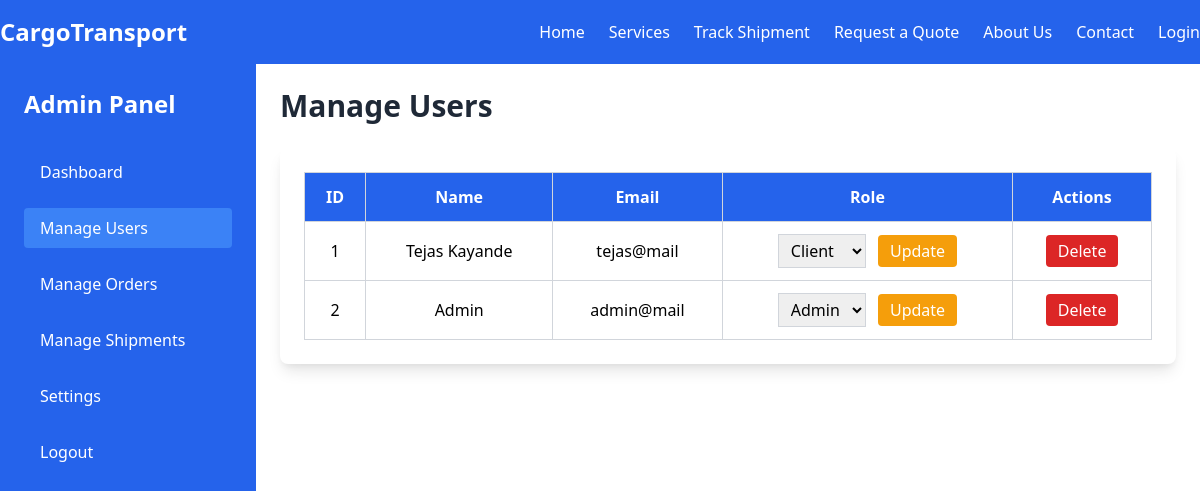
/manage-users (signed in), run on an earlier commit of the app's database.
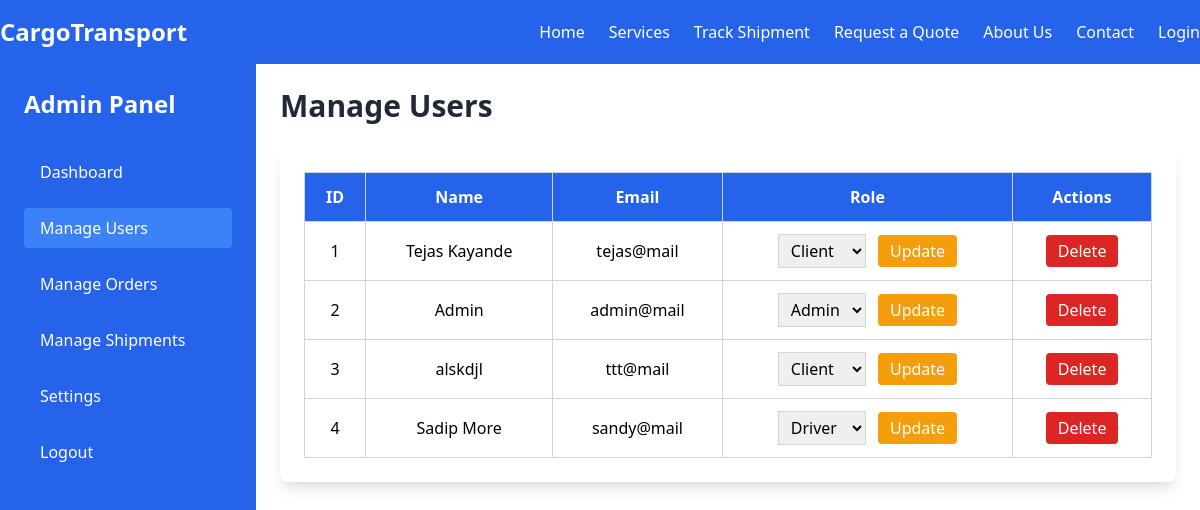
And on a later commit of the database.
### models.py (models this page shows)
class User(db.Model):
    id       = db.Column(db.Integer, primary_key=True)
    name     = db.Column(db.String(100), nullable=False)
    email    = db.Column(db.String(100), unique=True, nullable=False)
    role     = db.Column(db.String(10), nullable=False)
    password = db.Column(db.String(255), nullable=False)
    client = db.relationship("Client", back_populates="user", uselist=False)
    driver = db.relationship("Driver", back_populates="user", uselist=False)

### app.py (the view, shortened to what this page needs)
@app.route("/manage-users", methods=["GET", "POST"])
def manage_users():
    if "user_id" not in session or session.get("role") != "Admin":
        flash("Access Denied! Only admins can manage users.", "error")
        return redirect(url_for("login"))
    users = User.query.all()
    return render_template("manageusers.html", users=users)

### templates/manageusers.html (shortened to what this page needs)
{% extends 'base.html' %}
{% block main %}
<div class="flex">
    <div class="w-64 bg-blue-600 text-white h-screen p-6">
        <h2 class="text-2xl font-bold mb-8">Admin Panel</h2>
        <ul class="space-y-4">
            <li><a href="/admin" class="hover:bg-blue-500 px-4 py-2 block rounded">Dashboard</a></li>
            <li><a href="/manage-users" class="bg-blue-500 px-4 py-2 block rounded">Manage Users</a></li>
            <li><a href="/manage-orders" class="hover:bg-blue-500 px-4 py-2 block rounded">Manage Orders</a></li>
            <li><a href="/manage-shipments" class="hover:bg-blue-500 px-4 py-2 block rounded">Manage Shipments</a></li>
            <li><a href="/settings" class="hover:bg-blue-500 px-4 py-2 block rounded">Settings</a></li>
            <li><a href="/logout" class="hover:bg-blue-500 px-4 py-2 block rounded">Logout</a></li>
        </ul>
    </div>
    <div class="flex-grow p-6">
        <h1 class="text-3xl font-semibold text-gray-800 mb-6">Manage Users</h1>
        <div class="bg-white p-6 rounded-lg shadow-lg">
            <table class="w-full border-collapse border border-gray-300">
                <thead class="bg-blue-600 text-white">
                    <tr>
                        <th class="p-3 border border-gray-300">ID</th>
                        <th class="p-3 border border-gray-300">Name</th>
                        <th class="p-3 border border-gray-300">Email</th>
                        <th class="p-3 border border-gray-300">Role</th>
                        <th class="p-3 border border-gray-300">Actions</th>
                    </tr>
                </thead>
                <tbody>
                    {% for user in users %}
                    <tr class="text-center">
                        <td class="p-3 border border-gray-300">{{ user.id }}</td>
                        <td class="p-3 border border-gray-300">{{ user.name }}</td>
                        <td class="p-3 border border-gray-300">{{ user.email }}</td>
                        <td class="p-3 border border-gray-300">
                            <form method="POST">
                                <select name="new_role" class="border border-gray-300 px-2 py-1">
                                    <option value="Admin" {% if user.role == 'Admin' %}selected{% endif %}>Admin</option>
                                    <option value="Client" {% if user.role == 'Client' %}selected{% endif %}>Client</option>
                                    <option value="Driver" {% if user.role == 'Driver' %}selected{% endif %}>Driver</option>
                                </select>
                                <button type="submit" name="action" value="update_role" class="ml-2 bg-yellow-500 text-white px-3 py-1 rounded hover:bg-yellow-400">
                                    Update
                                </button>
                            </form>
                        </td>
                        <td class="p-3 border border-gray-300">
                            <form method="POST">
                                <button type="submit" name="action" value="delete" class="bg-red-600 text-white px-3 py-1 rounded hover:bg-red-500">
                                    Delete
                                </button>
                            </form>
                        </td>
                    </tr>
                    {% endfor %}
                </tbody>
            </table>
        </div>
    </div>
</div>
{% endblock %}

What changed in the data, as far as the page shows it:
added User: id "3", name "alskdjl", email "ttt@mail", new_role "Client"
added User: id "4", name "Sadip More", email "sandy@mail", new_role "Driver"
